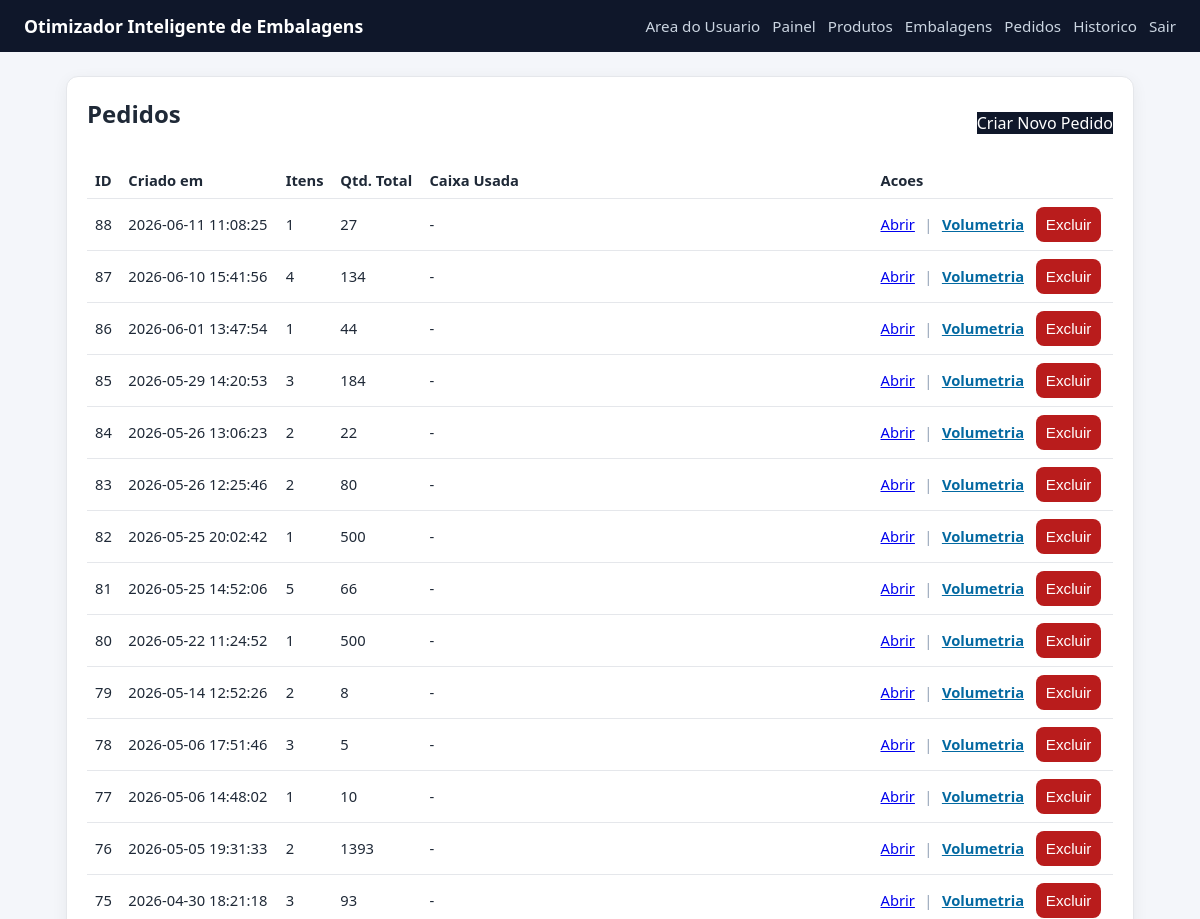
The page /orders (signed in, upper part) on the database as committed earlier.
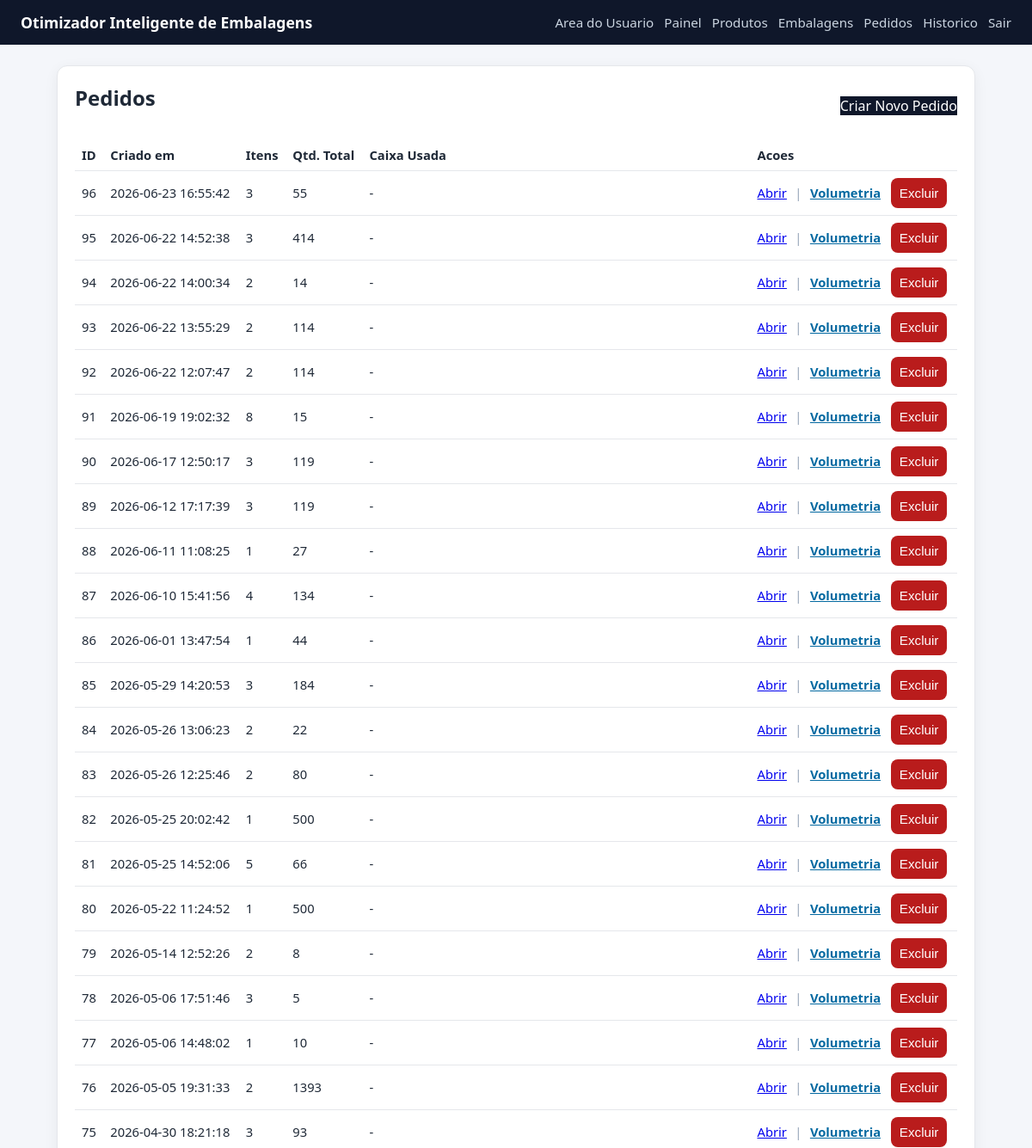
The same page on the database as committed later.
### tables this page shows
CREATE TABLE orders (
                id INTEGER PRIMARY KEY AUTOINCREMENT,
                created_at TEXT NOT NULL DEFAULT CURRENT_TIMESTAMP
            );

### app_volum.py (the view)
@app.route("/orders", methods=["GET"])
@admin_required
def orders():
    rows = list_orders(DB_PATH)
    return render_template("orders.html", orders=rows)

### app_volum.py (called while the page is built)
def admin_required(view_func):
    @wraps(view_func)
    def _wrapped(*args, **kwargs):
        if not session.get("is_admin"):
            next_url = request.path
            return redirect(url_for("admin_login", next=next_url))
        return view_func(*args, **kwargs)
    return _wrapped

### database.py (called while the page is built)
def get_connection(db_path):
    conn = sqlite3.connect(db_path)
    conn.row_factory = sqlite3.Row
    return conn

### templates/orders.html
{% extends 'base.html' %}
{% block content %}
<section class="card">
    <div class="row-between">
        <h2>Pedidos</h2>
        <a class="btn" href="{{ url_for('order_new') }}">Criar Novo Pedido</a>
    </div>
    <table>
        <thead>
            <tr><th>ID</th><th>Criado em</th><th>Itens</th><th>Qtd. Total</th><th>Caixa Usada</th><th>Acoes</th></tr>
        </thead>
        <tbody>
        {% for o in orders %}
            <tr>
                <td>{{ o['id'] }}</td>
                <td>{{ o['created_at'] }}</td>
                <td>{{ o['line_count'] }}</td>
                <td>{{ o['total_units'] }}</td>
                <td>{{ o['used_box_name'] or '-' }}</td>
                <td>
                    <a href="{{ url_for('order_detail', id=o['id']) }}">Abrir</a>
                    <span style="margin: 0 0.35rem; color:#94a3b8;">|</span>
                    <a href="{{ url_for('order_volumetry', order_id=o['id']) }}" style="color:#0369a1; font-weight:600;">Volumetria</a>
                    <form method="post" action="{{ url_for('order_delete', order_id=o['id']) }}" style="display:inline; margin-left: 0.5rem;" onsubmit="return confirm('Tem certeza que deseja excluir este pedido?');">
                        <button type="submit" style="background:#b91c1c;">Excluir</button>
                    </form>
                </td>
            </tr>
        {% else %}
            <tr><td colspan="6">Nenhum pedido cadastrado.</td></tr>
        {% endfor %}
        </tbody>
    </table>
</section>
{% endblock %}

### templates/base.html (shortened to what this page needs)
<!doctype html>
<html lang="pt-BR">
<head>
    <link rel="stylesheet" href="{{ url_for('static', filename='style.css') }}">
</head>
<body>
    <header class="topbar">
        <h1>Otimizador Inteligente de Embalagens</h1>
        <nav>
            <a href="{{ url_for('user_upload') }}">Area do Usuario</a>
            {% if session.get('is_admin') %}
                <a href="{{ url_for('admin_dashboard') }}">Painel</a>
                <a href="{{ url_for('products') }}">Produtos</a>
                <a href="{{ url_for('boxes') }}">Embalagens</a>
                <a href="{{ url_for('orders') }}">Pedidos</a>
                <a href="{{ url_for('history') }}">Historico</a>
                <a href="{{ url_for('admin_logout') }}">Sair</a>
            {% else %}
                <a href="{{ url_for('admin_login') }}">Acesso Admin</a>
            {% endif %}
        </nav>
    </header>
    <main class="container">
        {% block content %}{% endblock %}
    </main>
</body>
</html>

### static/style.css (style rules this page uses)
* { box-sizing: border-box; }
body { margin: 0; font-family: Segoe UI, Tahoma, sans-serif; background: #f4f6fa; color: #1f2937; }
.topbar { background: #0f172a; color: #fff; padding: 14px 24px; display: flex; justify-content: space-between; align-items: center; gap: 16px; flex-wrap: wrap; }
.topbar h1 { margin: 0; font-size: 1.1rem; }
.topbar nav { display: flex; gap: 12px; flex-wrap: wrap; }
.topbar nav a { color: #cbd5e1; text-decoration: none; font-size: 0.95rem; }
.container { max-width: 1100px; margin: 24px auto; padding: 0 16px; }
.card { background: #fff; border-radius: 12px; padding: 20px; border: 1px solid #e5e7eb; box-shadow: 0 4px 16px rgba(15, 23, 42, 0.06); margin-bottom: 18px; }
h2, h3 { margin-top: 0; }
input, select, button { padding: 9px 10px; border-radius: 8px; border: 1px solid #d1d5db; font-size: 0.95rem; }
button, .btn { background: #0f172a; color: #fff; border: 0; cursor: pointer; text-decoration: none; display: inline-block; }
table { width: 100%; border-collapse: collapse; margin-top: 12px; }
th, td { border-bottom: 1px solid #e5e7eb; text-align: left; padding: 8px; font-size: 0.92rem; }
.row-between { display: flex; justify-content: space-between; align-items: center; gap: 12px; flex-wrap: wrap; }

Rows that differ between the two databases and show on the page:
added orders: id "96", created_at "2026-06-23 16:55:42", line_count "3", total_units "55", o "-"
added orders: id "95", created_at "2026-06-22 14:52:38", line_count "3", total_units "414", o "-"
added orders: id "94", created_at "2026-06-22 14:00:34", line_count "2", total_units "14", o "-"
added orders: id "93", created_at "2026-06-22 13:55:29", line_count "2", total_units "114", o "-"
added orders: id "92", created_at "2026-06-22 12:07:47", line_count "2", total_units "114", o "-"
added orders: id "91", created_at "2026-06-19 19:02:32", line_count "8", total_units "15", o "-"
added orders: id "90", created_at "2026-06-17 12:50:17", line_count "3", total_units "119", o "-"
added orders: id "89", created_at "2026-06-12 17:17:39", line_count "3", total_units "119", o "-"
